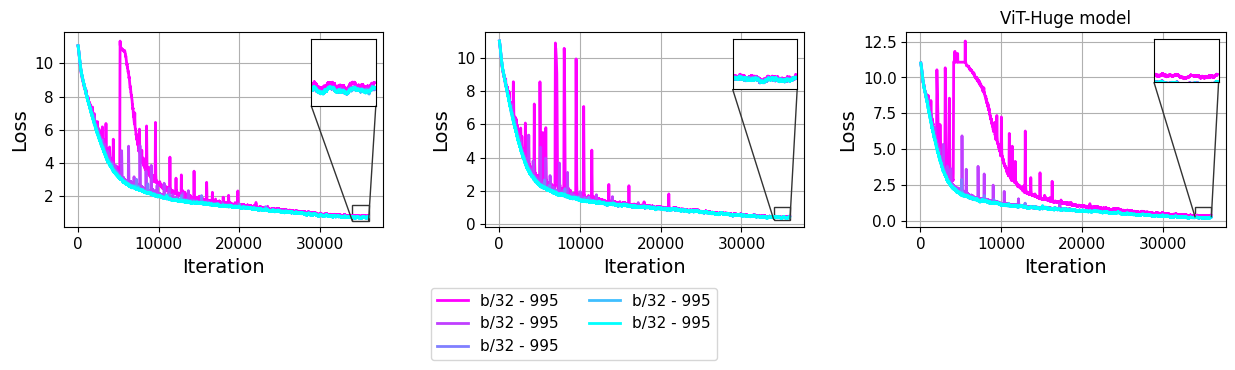

The script that saved this image:
import matplotlib.pyplot as plt
import pandas as pd
import numpy as np
import os

import matplotlib.gridspec as gridspec
from mpl_toolkits.axes_grid1.inset_locator import zoomed_inset_axes, mark_inset
from mpl_toolkits.axes_grid1.anchored_artists import AnchoredSizeBar

# from mpl_toolkits.axes_grid1.inset_locator import zoomed_inset_axes, mark_inset
# from mpl_toolkits.axes_grid1.anchored_artists import AnchoredSizeBar


#plt.rcParams['font.family'] = 'STIXGeneral'

cmap=plt.get_cmap('cool')
def get_metrics(filename):
    if not os.path.exists(filename):
        return 1./1000
    f = open(filename, "r")
    c = f.read()
    good =[l for l in c.split("\n") if "imagenet-zero" in l]
    if len(good) != 1:
        return 100 * 1./1000
    top5 = float(good[0].split("\t")[1].split(" ")[-1])
    top1 = float(good[0].split("\t")[0].split(" ")[-1])
    return 100 * top1

def proc(df, lim=-1):
    df.drop(df[df[0] == 0].index[1:], axis=0, inplace=True)
    df.drop_duplicates(0, keep='last', inplace=True)
    if lim > 0:
        df = df[df[0] < lim]
    return df
if __name__ == '__main__':
    kernel_size = 40
    min_loss = 14
    max_scaler = 1
    log_level = 1  #+ len(modules)

    # NOTE: LOOK AT FEATURE STDDEV!

    #fig, axlist = plt.subplots(log_level, 2, figsize=(16, 5 * log_level))
    fig = plt.figure(figsize=(14, 3))#, layout='tight')
    gs = gridspec.GridSpec(1, 3)
    # if log_level == 1:
    #     axlist = [axlist]

    axlabels = []

    convert = {
        'B-32' : 'Base',
        'L-14' : 'Large',
        'H-14' : 'Huge',
    }

    #axins2 = zoomed_inset_axes(axlist[0], zoom=3, bbox_to_anchor=(1, 1))
    for k, model in enumerate(['B-16', 'L-16', 'H-14']):
        ax = fig.add_subplot(gs[0, k])
        axins2 = zoomed_inset_axes(ax, zoom=4, loc=1)

        for template, name, color, marker in [
            ('cat-ViT-{}-pd05-65536-1e-3-0.99-v0', 'b/32 - 995',cmap(1.), -1),
            ('cat-ViT-{}-pd05-65536-1e-3-0.98-v0', 'b/32 - 995',cmap(3./4), -1),
            ('cat-ViT-{}-pd05-65536-1e-3-0.95-v0', 'b/32 - 995',cmap(2./4), -1),
            ('cat-ViT-{}-pd05-65536-1e-3-0.9-v0', 'b/32 - 995',cmap(1./4), -1),
            ('cat-ViT-{}-pd05-65536-1e-3-0.8-v0', 'b/32 - 995',cmap(0./4), -1),
        ]:
            newtemp = template.format(model)
            fname = f'/fsx/home-mitchellw/experimetns/b2cpbackup/{newtemp}/data/0/loss.csv'
            if not os.path.exists(fname):
                fname = fname.replace('v0', 'v1')
            if not os.path.exists(fname):
                continue
            df = pd.read_csv(fname, names=list(range(2)))
            df = proc(df, -1)
            #df = df[df[0] > 30000]
            #ax.set_yscale('log')
            #ax.plot(df.iloc[:, 0], np.minimum(min_loss, df.iloc[:, 1]), color=color,alpha=1, label=name)#, alpha=0.5)#, label='beta2 = 0.99' if j ==0 else 'beta2 = 0.9')#, alpha=0.3)#, label=name)# alpha=0.5,
            
            kernel = np.ones(kernel_size) / kernel_size
            data_convolved = np.convolve(df.iloc[:, 1], kernel, mode='same')
            data_convolved = data_convolved[kernel_size:-kernel_size]
            ax.plot(df.iloc[:, 0][kernel_size:-kernel_size], np.minimum(min_loss, data_convolved), color=color, label=name, linewidth=2)
            axins2.plot(df.iloc[:, 0][kernel_size:-kernel_size], np.minimum(min_loss, data_convolved), color=color, linewidth=2)
            axins2.set_xlim(34000, 36000)
            if k >= 1:
                axins2.set_ylim([0.25, 1.])
            else:
                axins2.set_ylim([0.5, 1.5])

        ax.set_xlabel('Iteration', fontsize=14)
        ax.set_ylabel('Loss', fontsize=14)
        if k == 1:
            leg = ax.legend(bbox_to_anchor=(0.6 + 0.15, -0.27), ncol=2,fontsize=11)
            # leg.get_texts()[-1].set_fontweight('bold')


        axins2.set_xticks([])
        axins2.set_yticks([])
        axins2.tick_params(labelleft=False, labelbottom=False)
        mark_inset(ax, axins2, loc1=3, loc2=4, fc="none", ec="0.2")

        ax.tick_params(axis='x', labelsize=11)
        ax.tick_params(axis='y', labelsize=11)
        ax.grid()
        #ax.set_ylim([1-k,6])


    if k == 0:
        ax.set_title("ViT-Base model", fontsize=12)
    else:
        ax.set_title("ViT-Huge model", fontsize=12)

    # for k, model in enumerate(['B-32', 'H-14']):
    #     ax = fig.add_subplot(gs[0, k+2])
    #     axins2 = zoomed_inset_axes(ax, zoom=4, loc=1)


    #     for template, name, color, marker in [

    #         ('clipadamw-ViT-{}-16384-2e-3-0.98-v0', 'bfloat16 baseline','C0', 's'),
    #         ('clipadamw-camp65kfp8global-ViT-{}-16384-2e-3-0.98-v0', 'standard fp8 baseline','C5', '^'),
    #         ('clipadamw-camp65kfp8mix-ViT-{}-16384-2e-3-0.98-v0', 'SwitchBack fp8','C6', 'o'),
    #     ]:
    #         newtemp = template.format(model)
    #         fname = f'/fsx/home-mitchellw/experimetns/b2cpbackup/{newtemp}/data/0/loss.csv'
    #         df = pd.read_csv(fname, names=list(range(2)))
    #         df = proc(df, 9700 if k == 1 and 'global' in newtemp else -1)
    #         #df = df[df[0] > 30000]
    #         #ax.set_yscale('log')
    #         #ax.plot(df.iloc[:, 0], np.minimum(min_loss, df.iloc[:, 1]), color=color,alpha=1, label=name)#, alpha=0.5)#, label='beta2 = 0.99' if j ==0 else 'beta2 = 0.9')#, alpha=0.3)#, label=name)# alpha=0.5,
            
    #         kernel = np.ones(kernel_size) / kernel_size
    #         data_convolved = np.convolve(df.iloc[:, 1], kernel, mode='same')
    #         data_convolved = data_convolved[kernel_size:-kernel_size]
    #         ax.plot(df.iloc[:, 0][kernel_size:-kernel_size], np.minimum(min_loss, data_convolved), color=color, label=name, linewidth=2)
    #         axins2.plot(df.iloc[:, 0][kernel_size:-kernel_size], np.minimum(min_loss, data_convolved), color=color, linewidth=2)
    #         axins2.set_xlim(18000, 20000)
    #         if k == 1:
    #             axins2.set_ylim([0.25, 1.])
    #         else:
    #             axins2.set_ylim([1.5, 2.25])
    #         # print(file)
    #     #leg = ax.legend(loc='center right', bbox_to_anchor=(1.0, 0.3))
    #     ax.set_xlabel('Iteration', fontsize=14)
    #     ax.set_ylabel('Loss', fontsize=14)
    #     if k == 1:
    #         leg = ax.legend(bbox_to_anchor=(0.65 + 0.15, -0.27), ncol=2, fontsize=11)
    #         leg.get_texts()[-1].set_fontweight('bold')

    #     axins2.set_xticks([])
    #     axins2.set_yticks([])
    #     axins2.tick_params(labelleft=False, labelbottom=False)
    #     mark_inset(ax, axins2, loc1=3, loc2=4, fc="none", ec="0.2")

    #     ax.tick_params(axis='x', labelsize=11)
    #     ax.tick_params(axis='y', labelsize=11)
    #     ax.grid()
    #     ax.set_ylim([1-k,6])

    #     if k == 0:
    #         ax.set_title("ViT-Base model", fontsize=12)
    #     else:
    #         ax.set_title("ViT-Huge model", fontsize=12)
    fig.subplots_adjust(
        top=0.95, left=0.07, right=0.9, bottom=0.3, wspace=0.32, hspace=0.28
    )

    plt.savefig('/admin/home-mitchellw/forks/open_clip_fork/plots/paper2/beta2_plot_fb.png', bbox_inches='tight')

